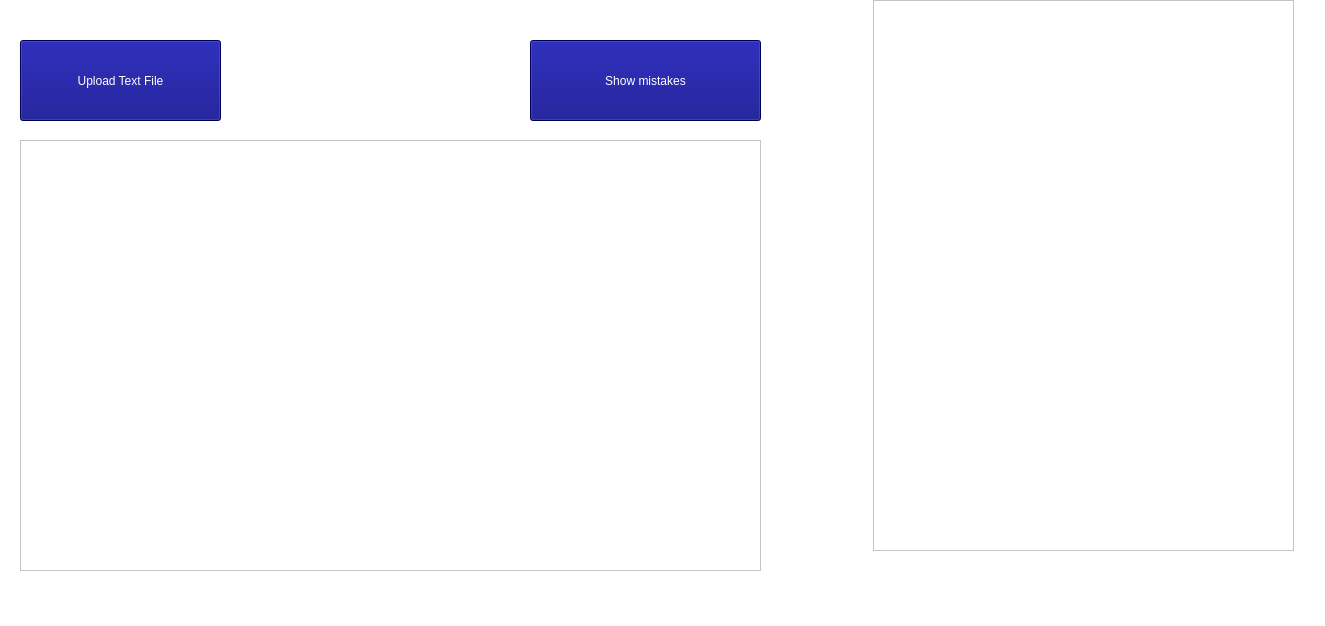
<?xml version="1.0" encoding="UTF-8"?>
<ui version="4.0">
 <class>MainWindow</class>
 <widget class="QMainWindow" name="MainWindow">
  <property name="geometry">
   <rect>
    <x>0</x>
    <y>0</y>
    <width>1325</width>
    <height>626</height>
   </rect>
  </property>
  <property name="windowTitle">
   <string>MainWindow</string>
  </property>
  <property name="styleSheet">
   <string notr="true">background-color: rgb(255, 255, 255);</string>
  </property>
  <widget class="QWidget" name="centralwidget">
   <property name="styleSheet">
    <string notr="true"/>
   </property>
   <widget class="QPushButton" name="pushButton">
    <property name="geometry">
     <rect>
      <x>20</x>
      <y>40</y>
      <width>201</width>
      <height>81</height>
     </rect>
    </property>
    <property name="styleSheet">
     <string notr="true">background-color: rgb(0, 0, 127);
font: 13pt &quot;Segoe UI&quot;;

color: white;</string>
    </property>
    <property name="text">
     <string>Upload Text File</string>
    </property>
   </widget>
   <widget class="QTextEdit" name="textEdit">
    <property name="geometry">
     <rect>
      <x>20</x>
      <y>140</y>
      <width>741</width>
      <height>431</height>
     </rect>
    </property>
    <property name="styleSheet">
     <string notr="true">background-color: rgb(255, 255, 255);</string>
    </property>
   </widget>
   <widget class="QPushButton" name="pushButton_2">
    <property name="geometry">
     <rect>
      <x>530</x>
      <y>40</y>
      <width>231</width>
      <height>81</height>
     </rect>
    </property>
    <property name="styleSheet">
     <string notr="true">background-color: rgb(0, 0, 127);
font: 13pt &quot;Segoe UI&quot;;
color: white;
</string>
    </property>
    <property name="text">
     <string>Show mistakes</string>
    </property>
   </widget>
   <widget class="QTextEdit" name="textEdit_2">
    <property name="geometry">
     <rect>
      <x>873</x>
      <y>0</y>
      <width>421</width>
      <height>551</height>
     </rect>
    </property>
   </widget>
   <widget class="QLabel" name="label">
    <property name="geometry">
     <rect>
      <x>242</x>
      <y>20</y>
      <width>261</width>
      <height>111</height>
     </rect>
    </property>
    <property name="text">
     <string/>
    </property>
   </widget>
  </widget>
  <widget class="QMenuBar" name="menubar">
   <property name="geometry">
    <rect>
     <x>0</x>
     <y>0</y>
     <width>1325</width>
     <height>25</height>
    </rect>
   </property>
  </widget>
  <widget class="QStatusBar" name="statusbar"/>
 </widget>
 <tabstops>
  <tabstop>pushButton_2</tabstop>
  <tabstop>textEdit</tabstop>
  <tabstop>pushButton</tabstop>
 </tabstops>
 <resources/>
 <connections/>
</ui>
